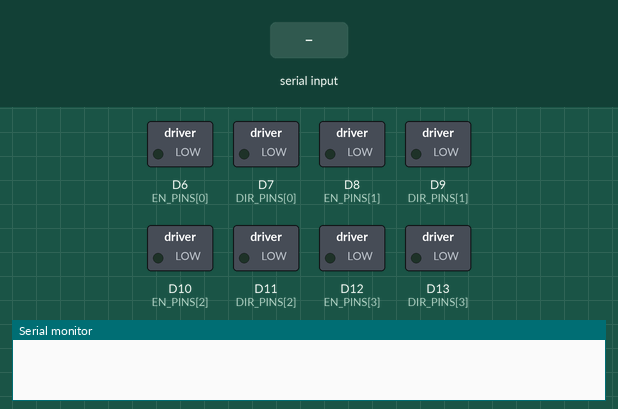
Recording of a sketch running on a simulated Arduino Due. On the bench: switched loads named in the sketch (green lamp = pin HIGH), the last lines printed to the serial monitor. Inputs (shaded band) come from the test bench.

Above: at 1.2 s.
1.3 s: "f" received over Serial
At 2.1 s:
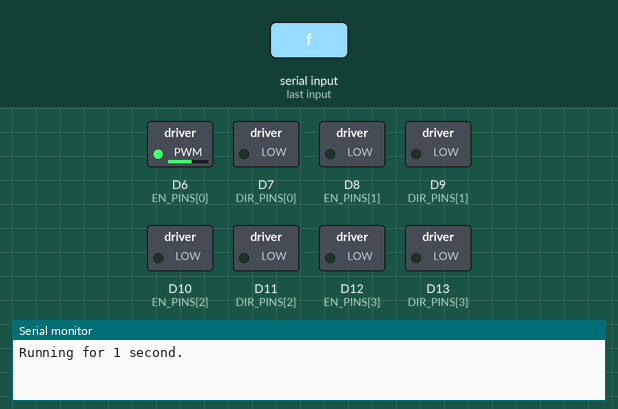
3.8 s: "r" received over Serial
At 4.6 s:
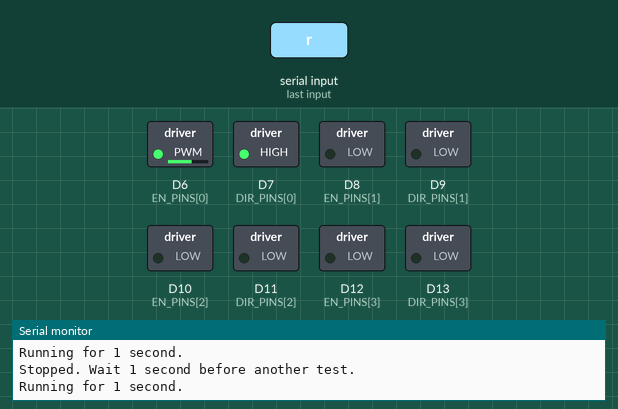
At 5.4 s:
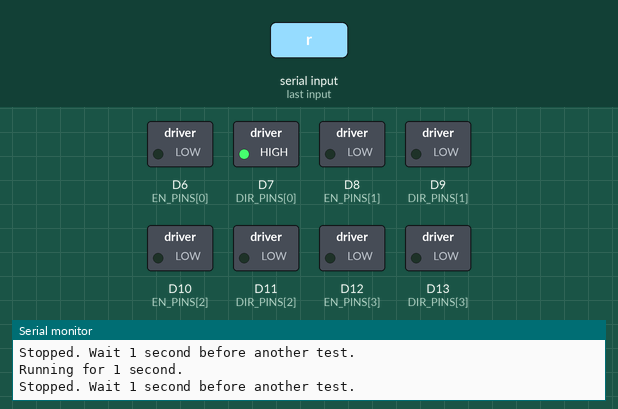
Timing chart, 0 to 6.9 s (numbered marks = the images above; inputs shaded):
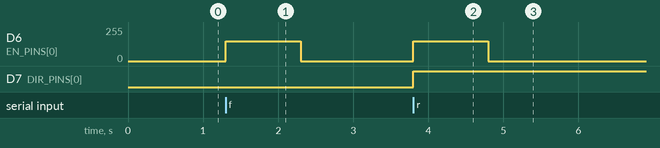

Measured:
- after the input at 1.3 s, D6 (EN_PINS[0]): 0/255 → 150/255 at once, → 0/255 1.0 s later
- after the input at 3.8 s, D6 (EN_PINS[0]): 0/255 → 150/255 at once, → 0/255 1.0 s later; D7 (DIR_PINS[0]): LOW → HIGH at once

The sketch:

Four_Motor_Test.ino
```cpp
// Arduino Due, Programming Port. Test ONE raised wheel at a time.
// DIR: Due D7/D9/D11/D13 -> Cytron 1/3/5/7.
// EN: Due D6/D8/D10/D12 -> Cytron 2/4/6/8. GND -> G.
// Send 1, 2, 3 or 4 to select a motor, then f or r.
// Leave Cytron V disconnected. Battery powers Cytron, USB powers Due.
// Serial Monitor: 115200 baud. Send f or r for a 1-second test; s stops.
const int DIR_PINS[] = {7, 9, 11, 13};
const int EN_PINS[] = {6, 8, 10, 12};
int selected = 0;
const int TEST_PWM = 150;  // 0-255 duty setting, not measured wheel speed.
bool running = false;
unsigned long startedAt = 0;
unsigned long stoppedAt = 0;

void setup() {
  for (int i = 0; i < 4; i++) {
    digitalWrite(EN_PINS[i], LOW);
    pinMode(EN_PINS[i], OUTPUT);
    pinMode(DIR_PINS[i], OUTPUT);
    digitalWrite(DIR_PINS[i], LOW);
  }
  analogWriteResolution(8);
  Serial.begin(115200);
}

void loop() {
  if (running && millis() - startedAt >= 1000) {
    analogWrite(EN_PINS[selected], 0);
    running = false;
    stoppedAt = millis();
    Serial.println("Stopped. Wait 1 second before another test.");
  }
  if (!Serial.available()) return;
  char command = Serial.read();
  if (command >= '1' && command <= '4') {
    if (running) {
      Serial.println("Stop before selecting another motor.");
      return;
    }
    selected = command - '1';
    Serial.print("Selected M");
    Serial.println(selected + 1);
  } else if (command == 's') {
    analogWrite(EN_PINS[selected], 0);
    running = false;
    stoppedAt = millis();
    Serial.println("Stopped.");
  } else if (command == 'f' || command == 'r') {
    if (running || millis() - stoppedAt < 1000) {
      Serial.println("Wait until stopped for 1 second.");
      return;
    }
    digitalWrite(DIR_PINS[selected], command == 'f' ? LOW : HIGH);
    analogWrite(EN_PINS[selected], TEST_PWM);
    startedAt = millis();
    running = true;
    Serial.println("Running for 1 second.");
  }
}
```
